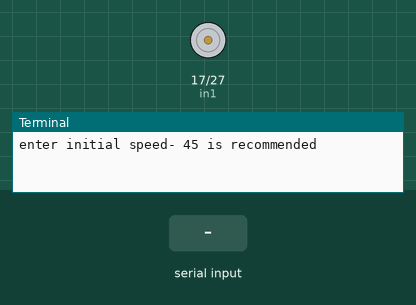
This program was run on a simulated Raspberry Pi (BCM pin numbers). Shown: motor-driver pin pairs drawn as motors (green arrow = first pin HIGH = forward, orange = second pin HIGH = backward, longer = more drive, scaled by the enable pin), the last lines printed to the terminal. Inputs (shaded band) come from the test bench. At 5.8 s the program stops and its outputs stay as they are.

Above: at 1.2 s.
1.3 s: "5" typed at the terminal, then Enter
2.8 s: "F" typed at the terminal, then Enter
At 4.0 s:
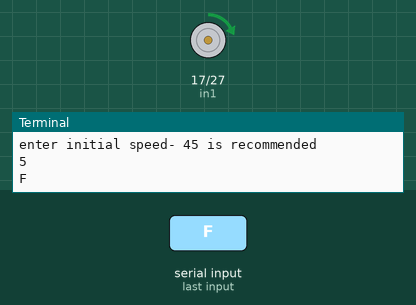
4.3 s: "R" typed at the terminal, then Enter
At 5.1 s:
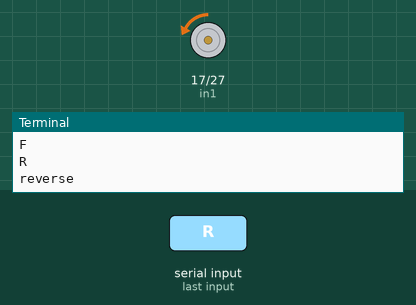
5.8 s: "90" typed at the terminal, then Enter
At 6.2 s:
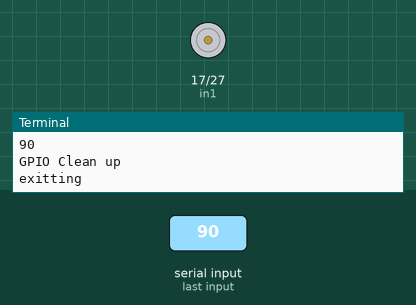
Timing chart, 0 to 7.3 s (numbered marks = the images above; inputs shaded):
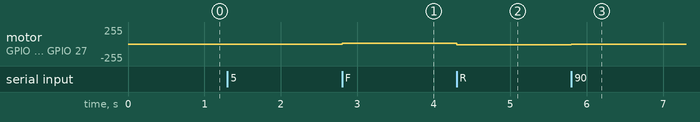

The program:

l298n.py
```python
import RPi.GPIO as GPIO
from time import sleep
GPIO.setwarnings(False)
'''
cod is base on
https://collvy.com/blog/controlling-dc-motor-with-raspberry-pi/
'''
in1 = 17
in2 = 27
en_a = 4


GPIO.setmode(GPIO.BCM)
GPIO.setup(in1,GPIO.OUT)
GPIO.setup(in2,GPIO.OUT)
GPIO.setup(en_a,GPIO.OUT)

print('enter initial speed- 45 is recommended')

try:
    speed=int(input())

except ValueError:
    GPIO.output(in1,GPIO.OUT)
    GPIO.output(in2,GPIO.OUT)
    GPIO.cleanup()
    print('illegal speed')
    print('exitting')
    GPIO.cleanup()
    exit()
q=GPIO.PWM(en_a,100)
 #percentage of motor speed
q.start(speed)

GPIO.output(in1,GPIO.LOW)
GPIO.output(in2,GPIO.LOW)


# Wrap main content in a try block so we can  catch the user pressing CTRL-C and run the
# GPIO cleanup function. This will also prevent the user seeing lots of unnecessary error messages.
try:
# Create Infinite loop to read user input
   while(True):
      # Get user Input
      user_input = input()

      # To see users input
      # print(user_input)

      if user_input in ['f','F']:
         GPIO.output(in1,GPIO.HIGH)
         GPIO.output(in2,GPIO.LOW)

      elif user_input in ['u','U']:

          print('current speed=', speed, '%')
          print('which speed % should i change to')
          try:
              user_input=int(input())
          except ValueError:
              print ('ValueError')
              GPIO.cleanup()
              exit()


          print('changing speed from',speed, 'to', user_input)
          speed=user_input

          q.start(speed)


      elif user_input in ['r','R']:
         GPIO.output(in1,GPIO.LOW)
         GPIO.output(in2,GPIO.HIGH)

         print('reverse')


      # Press 'c' to exit the script
      elif user_input == 's':
         GPIO.output(in1,GPIO.LOW)
         GPIO.output(in2,GPIO.LOW)
         print('Stop')

      else:
          GPIO.output(in1,GPIO.OUT)
          GPIO.output(in2,GPIO.OUT)
          GPIO.cleanup()
          print("GPIO Clean up")
          print('exitting')
          break
# If user press CTRL-C
except KeyboardInterrupt:
  # Reset GPIO settings
  GPIO.output(in1,GPIO.OUT)
  GPIO.output(in2,GPIO.OUT)
  GPIO.cleanup()
  print("GPIO Clean up")
```

Measured:
- after the input at 2.8 s, motor on GPIO 17 (in1) / GPIO 27 (in2): stopped → forward 13/255 at once
- after the input at 4.3 s, motor on GPIO 17 (in1) / GPIO 27 (in2): forward 13/255 → backward 13/255 at once
- after the input at 5.8 s, motor on GPIO 17 (in1) / GPIO 27 (in2): backward 13/255 → stopped at once
